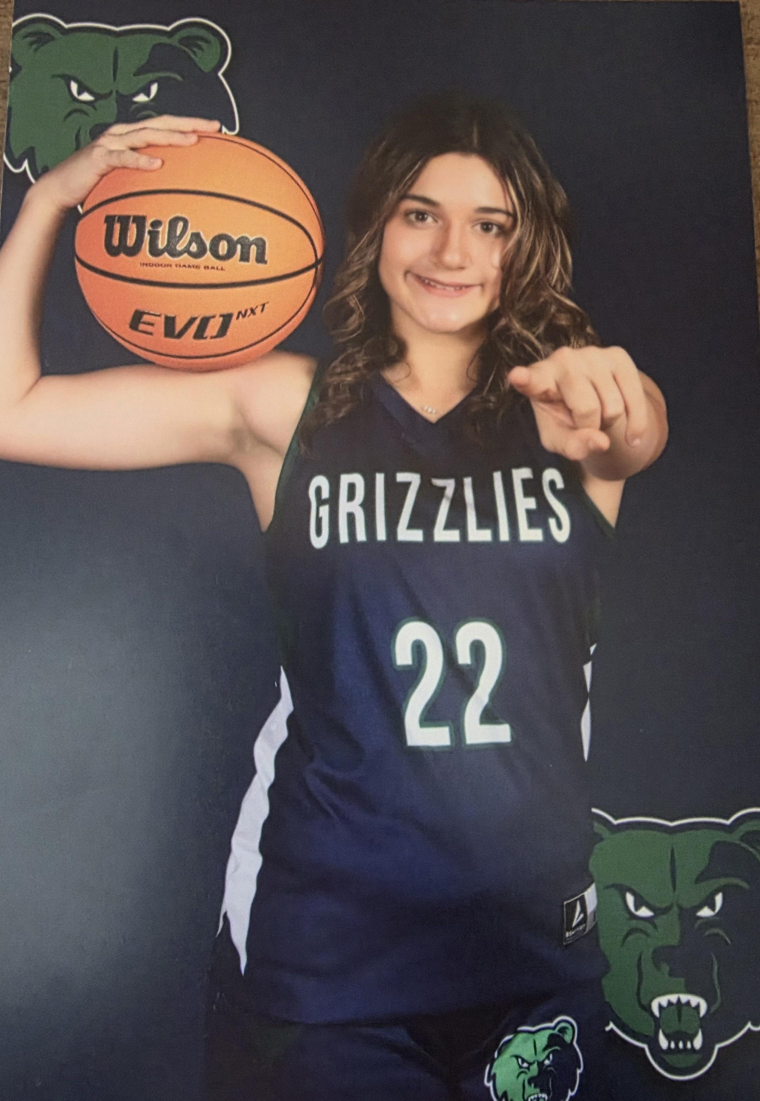
#> input picture assets/Ever Image.jpg, 2280 x 3302 px (shown at 1/3 size)
$ python -i build_videos.py   (imports and definitions only)
#> lines starting #> are read from the running program, lines starting #| are printed output that depends on the picture
#> further down, picture is the input picture: PIL image 2280x3302 RGB; mean R, G, B 85.2, 77.7, 78.4
#!/usr/bin/env python3
"""Compile 9:16 (1080x1920) H.264 exercise clips from keyframe PNGs.

Reads  assets/frames/{exercise_id}_1.png, _2.png, _3.png
Writes public/softball/videos/{exercise_id}.mp4

Exercise names, coaching cues and tempo come from src/data/exercises.json,
the same file the web app uses, so the video and the app never disagree.

Tempo strings look like "3 LOWER|3 PAUSE|EXPLODE" and map onto the keyframes:
  segment 1 eases frame 1 -> frame 2, segment 2 holds frame 2,
  segment 3 eases frame 2 -> frame 3.
"""
from __future__ import annotations

import argparse
import json
import math
import sys
from pathlib import Path

from PIL import Image, ImageDraw, ImageFont

try:
    from moviepy import VideoClip
except ImportError:  # moviepy 1.x
    from moviepy.editor import VideoClip  # type: ignore

ROOT = Path(__file__).resolve().parent.parent
W, H = 1080, 1920
TOP_H = 250
BOTTOM_H = 520

AMBER = (245, 158, 11)
WHITE = (248, 250, 252)
MUTED = (148, 163, 184)
INK = (2, 6, 23)

PHASE_TITLES = {
    "strength": ("Stance / Setup", "Eccentric / Pause", "Explosive Finish"),
    "mobility": ("Start", "Hold / Reach", "Return"),
}

FONT_CANDIDATES = [
    "C:/Windows/Fonts/segoeuib.ttf",
    "C:/Windows/Fonts/arialbd.ttf",
    "/System/Library/Fonts/Supplemental/Arial Bold.ttf",
    "/Library/Fonts/Arial Bold.ttf",
    "/usr/share/fonts/truetype/dejavu/DejaVuSans-Bold.ttf",
    "/usr/share/fonts/truetype/liberation/LiberationSans-Bold.ttf",
]
_font_path: str | None = None
_font_cache: dict[int, ImageFont.FreeTypeFont | ImageFont.ImageFont] = {}


# [24 lines left out: functions font, parse_tempo, not called in this run]


def tempo_text(label: str, seconds: float | None) -> str:
    return label if seconds is None else f"{int(seconds)}s {label}"


# [12 lines left out: function wrap, not called in this run]


def cover(img: Image.Image) -> Image.Image:
    img = img.convert("RGB")
    scale = max(W / img.width, H / img.height)
#> scale = 0.581
    img = img.resize((math.ceil(img.width * scale), math.ceil(img.height * scale)), Image.LANCZOS)
    left, top = (img.width - W) // 2, (img.height - H) // 2
#> left = 123; top = 0
    return img.crop((left, top, left + W, top + H))
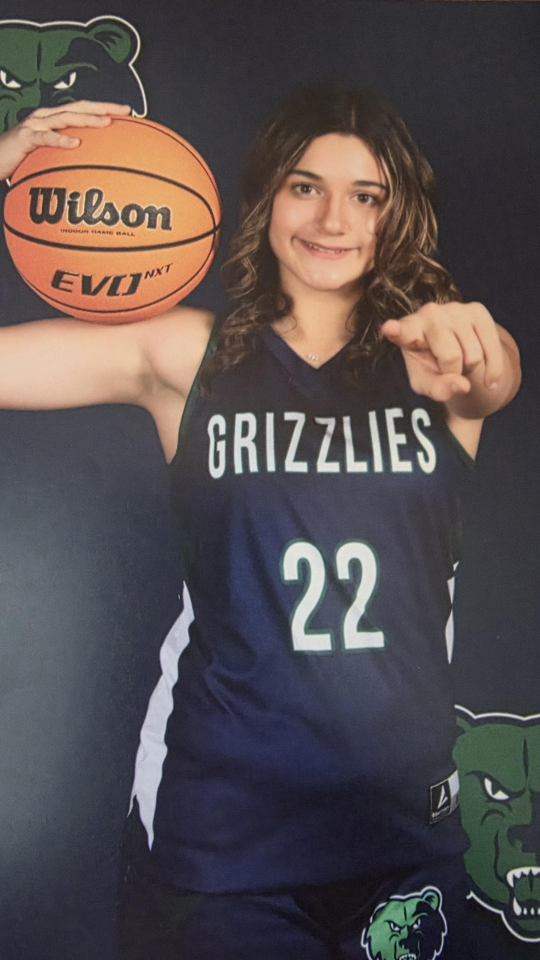
#> returned value: PIL image 1080x1920 RGB (shown at 1/2 size); mean R, G, B 86.7, 77.9, 78.5


# [163 lines left out: functions make_placeholders, build_overlay, render, main, not called in this run]


# [2 lines not run here, left out]

>>> from PIL import Image
>>> picture = Image.open('../assets/Ever Image.jpg')
>>> result = cover(picture)
